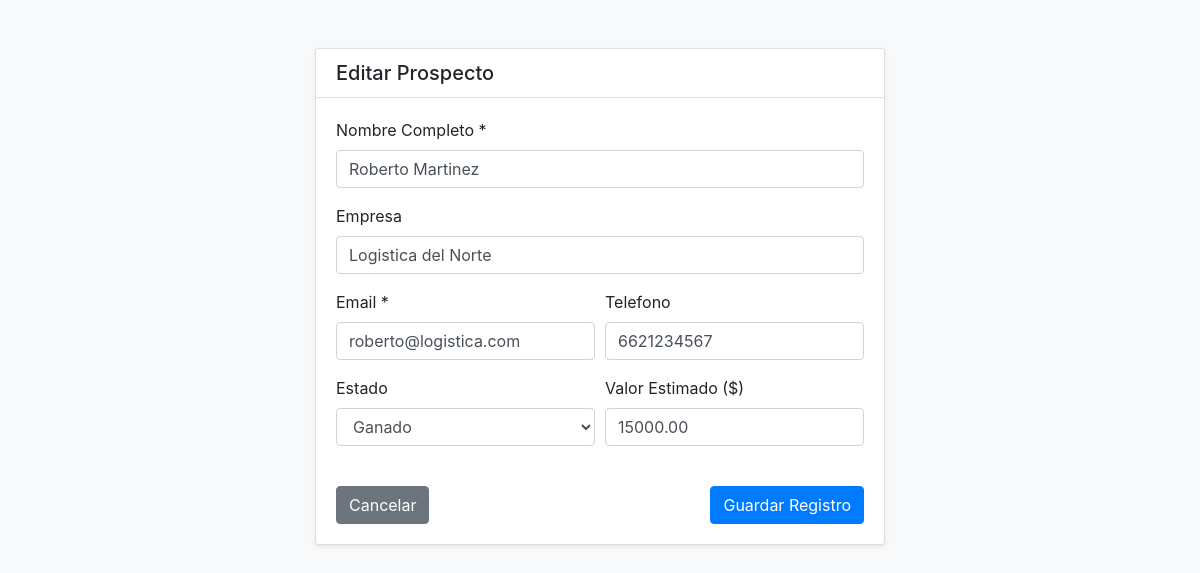
/index.php?ruta=clientes/editar&id=1 (signed in), run on the app's committed database.
### tables this page shows
CREATE TABLE IF NOT EXISTS clientes (
    id INT AUTO_INCREMENT PRIMARY KEY,
    nombre VARCHAR(120) NOT NULL,
    empresa VARCHAR(150) NULL,
    telefono VARCHAR(30) NULL,
    email VARCHAR(150) NOT NULL,
    estado ENUM('nuevo', 'contactado', 'en_negociacion', 'ganado', 'perdido') DEFAULT 'nuevo',
    valor_estimado DECIMAL(10,2) DEFAULT 0.00,
    creado_por INT NOT NULL,
    creado_en TIMESTAMP DEFAULT CURRENT_TIMESTAMP,
    actualizado_en TIMESTAMP DEFAULT CURRENT_TIMESTAMP ON UPDATE CURRENT_TIMESTAMP,
    FOREIGN KEY (creado_por) REFERENCES usuarios(id) ON DELETE CASCADE
);

### app/controllers/ClienteController.php (called while the page is built, shortened)
<?php
class ClienteController {
    private $modelo;
    public function __construct() {
        $this->modelo = new Cliente();
    }
    public function formulario($id = 0) {
        $cliente = null;
        if ($id > 0) {
            $cliente = $this->modelo->obtenerPorId($id);
        }
        require_once __DIR__ . '/../views/formulario_cliente.php';
    }
}

### config/database.php (called while the page is built, shortened)
<?php
class Database {
    private static $instancia = null;
    private function __construct() {
        $host = getenv('DB_HOST') ?: '127.0.0.1';
        $port = getenv('DB_PORT') ?: '3306';
        $db   = getenv('DB_NAME') ?: 'mini_crm';
        $user = getenv('DB_USER') ?: 'root';
        $pass = getenv('DB_PASS') ?: '';
        $charset = 'utf8mb4';
        $dsn = "mysql:host={$host};port={$port};dbname={$db};charset={$charset}";
        $opciones = [
            PDO::ATTR_ERRMODE            => PDO::ERRMODE_EXCEPTION,
            PDO::ATTR_DEFAULT_FETCH_MODE => PDO::FETCH_ASSOC,
            PDO::ATTR_EMULATE_PREPARES   => false,
        ];
        try {
            $this->pdo = new PDO($dsn, $user, $pass, $opciones);
        } catch (PDOException $e) {
            die("Error en conexion a base de datos: " . $e->getMessage());
        }
    }
    public static function obtenerConexion() {
        if (self::$instancia === null) {
            self::$instancia = new self();
        }
        return self::$instancia->pdo;
    }
}

### app/models/Cliente.php (called while the page is built, shortened)
<?php
class Cliente {
    private $db;
    public function __construct() {
        $this->db = Database::obtenerConexion();
    }
    public function obtenerPorId($id) {
        $stmt = $this->db->prepare("SELECT * FROM clientes WHERE id = :id LIMIT 1");
        $stmt->execute([':id' => $id]);
        return $stmt->fetch();
    }
}

### app/views/formulario_cliente.php (the view, shortened to what this page needs)
<!DOCTYPE html>
<html lang="es">
<head>
    <link rel="stylesheet" href="https://stackpath.bootstrapcdn.com/bootstrap/4.5.2/css/bootstrap.min.css">
</head>
<body class="bg-light">
<div class="container py-5" style="max-width: 600px;">
    <div class="card shadow-sm">
        <div class="card-header bg-white">
            <h5 class="mb-0"><?= $cliente ? 'Editar Prospecto' : 'Nuevo Prospecto' ?></h5>
        </div>
        <div class="card-body">
            <form action="index.php?ruta=<?= $cliente ? 'clientes/editar&id=' . $cliente['id'] : 'clientes/crear' ?>" method="POST">
                <div class="form-group">
                    <label>Nombre Completo *</label>
                    <input type="text" name="nombre" class="form-control" required value="<?= htmlspecialchars($cliente['nombre'] ?? '') ?>">
                </div>
                <div class="form-group">
                    <label>Empresa</label>
                    <input type="text" name="empresa" class="form-control" value="<?= htmlspecialchars($cliente['empresa'] ?? '') ?>">
                </div>
                <div class="form-row">
                    <div class="form-group col-md-6">
                        <label>Email *</label>
                        <input type="email" name="email" class="form-control" required value="<?= htmlspecialchars($cliente['email'] ?? '') ?>">
                    </div>
                    <div class="form-group col-md-6">
                        <label>Telefono</label>
                        <input type="text" name="telefono" class="form-control" value="<?= htmlspecialchars($cliente['telefono'] ?? '') ?>">
                    </div>
                </div>
                <div class="form-row">
                    <div class="form-group col-md-6">
                        <label>Estado</label>
                        <select name="estado" class="form-control">
                            <?php $est = $cliente['estado'] ?? 'nuevo'; ?>
                            <option value="ganado" <?= $est === 'ganado' ? 'selected' : '' ?>>Ganado</option>
                        </select>
                    </div>
                    <div class="form-group col-md-6">
                        <label>Valor Estimado ($)</label>
                        <input type="number" step="0.01" name="valor" class="form-control" value="<?= htmlspecialchars($cliente['valor_estimado'] ?? '0.00') ?>">
                    </div>
                </div>
                <div class="d-flex justify-content-between mt-4">
                    <a href="index.php?ruta=dashboard" class="btn btn-secondary">Cancelar</a>
                    <button type="submit" class="btn btn-primary">Guardar Registro</button>
                </div>
            </form>
        </div>
    </div>
</div>
</body>
</html>

### data on the page
clientes: nombre "Roberto Martinez", empresa "Logistica del Norte", email "roberto@logistica.com", telefono "6621234567", estado "Ganado", valor "15000.00"
